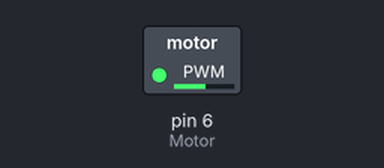
This sketch was run on a simulated Arduino Uno, built with avr-gcc and run on an emulated ATmega328P. Parts: switched loads named in the sketch (green lamp = pin HIGH).

Above: at 0.1 s.
At 12.5 s:
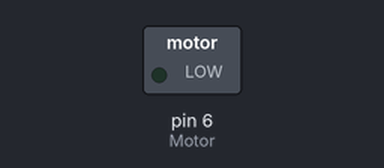
Timing chart, 0 to 14.0 s (numbered marks = the images above):
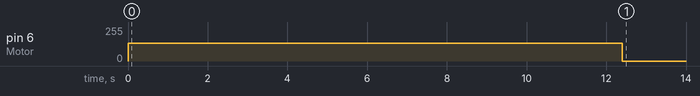

Measured:
- by itself, pin 6 (Motor): 0/255 → 132/255 at 0.00 s, → 0/255 12.4 s later

The sketch:

debay_Water.ino
```cpp
#define Motor 6
void setup() {
  // put your setup code here, to run once:
  pinMode(Motor,OUTPUT);
}

void loop() {
  // put your main code here, to run repeatedly:
  analogWrite(Motor, 900);
  delay(12400);
  analogWrite(Motor,0);
  delay(1000000);
}
```
